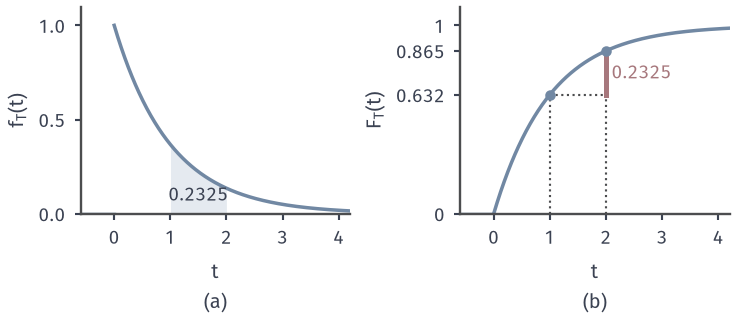

The Python source for this figure:
from pathlib import Path
import sys
ROOT = next(p for p in Path(__file__).resolve().parents if (p/'build.sh').is_file() and (p/'tex/book.tex').is_file())
sys.path.insert(0, str(ROOT/'figures/07-probability/01-elementary-probability/matplotlib/rvd-common'))
from rvd_common import *
# Target: waiting time T with density f(t)=e^{-t} (t>=0) and F(t)=1-e^{-t}.
# P(1<T<=2) = e^{-1}-e^{-2} shown as an area under f (a) and as a height difference of F (b).
t = np.linspace(0, 4.2, 600)
f = np.exp(-t); F = 1-np.exp(-t)
a, b = 1.0, 2.0
prob = np.exp(-a)-np.exp(-b)
fig, axs = figure(width_mm=104, height_mm=46, ncols=2)
ax = axs[0]; style(ax)
m = (t >= a) & (t <= b)
ax.fill_between(t[m], 0, f[m], color=BLUE_FILL, lw=0)
ax.plot(t, f, color=BLUE, lw=1.4)
ax.plot([-.6, 0], [0, 0], color=BLUE, lw=1.4)
ax.text(1.5, .07, f'{prob:.4f}', ha='center', fontsize=7.5)
ax.set_xlim(-.6, 4.2); ax.set_ylim(0, 1.1); ax.set_xticks([0, 1, 2, 3, 4]); ax.set_yticks([0, .5, 1])
ax.set_ylabel('$f_T(t)$')
sub(ax, 'a', '$t$')
ax = axs[1]; style(ax)
ax.plot(t, F, color=BLUE, lw=1.4)
ax.plot([-.6, 0], [0, 0], color=BLUE, lw=1.4)
Fa, Fb = 1-np.exp(-a), 1-np.exp(-b)
ax.plot([a, a], [0, Fa], color=LINE, lw=.85, ls=':'); ax.plot([b, b], [0, Fb], color=LINE, lw=.85, ls=':')
ax.plot([a, b], [Fa, Fa], color=LINE, lw=.85, ls=':')
ax.plot([b, b], [Fa, Fb], color=RED, lw=2.0)
ax.plot([a, b], [Fa, Fb], 'o', ms=3.2, color=BLUE, zorder=4)
ax.text(b+.1, (Fa+Fb)/2, f'{prob:.4f}', color=RED, fontsize=7.5, va='center')
ax.set_xlim(-.6, 4.2); ax.set_ylim(0, 1.1); ax.set_xticks([0, 1, 2, 3, 4])
ax.set_yticks([0, round(Fa, 3), round(Fb, 3), 1]); ax.set_yticklabels(['0', f'{Fa:.3f}', f'{Fb:.3f}', '1'])
ax.set_ylabel('$F_T(t)$')
sub(ax, 'b', '$t$')
save(fig, HERE(__file__), 'figure', {'P(1<T<=2)': prob, 'F(1)': Fa, 'F(2)': Fb})
